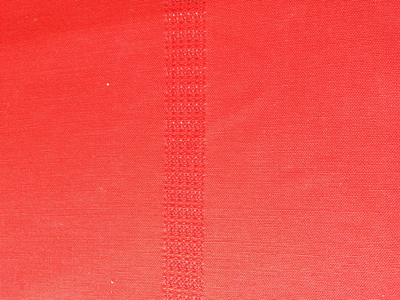
#> input picture programs/images/tablecloth_01.png, 400 x 300 px
$ python '10.6 Haralick texture features.py'   (older library calls are emulated)
#> lines starting #> are read from the running program, lines starting #| are printed output that depends on the picture
#10.6 Haralick texture features
#See my notebook for description of Haralick features.


#The following statements show how to get haralick features.
#import mahotas
#gray = cv2.cvtColor(image, cv2.COLOR_BGR2GRAY)
#features = mahotas.features.haralick(gray).mean(axis=0)


# import the necessary packages
from sklearn.svm import LinearSVC
import argparse
import mahotas
import glob
import cv2
import pandas as pd

#Read the image:
image = cv2.imread("./images/tablecloth_01.png")
#> image is the input picture: shape (300, 400, 3); mean B, G, R 72.8, 77.9, 244.2

#display it
cv2.imshow("image", image)
cv2.waitKey(0)

#convert to gray
image = cv2.cvtColor(image, cv2.COLOR_BGR2GRAY)
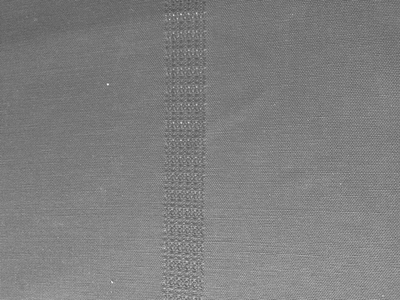
#> image: shape (300, 400); min 75, max 242, mean 127.1

#display it
cv2.imshow("image", image)
cv2.waitKey(0)

# extract Haralick texture features in 4 directions, then take the
#> (the run stopped early here; a loop or call above may not have finished)

$ run again, with programs/images/Station.png copied over programs/images/tablecloth_01.png
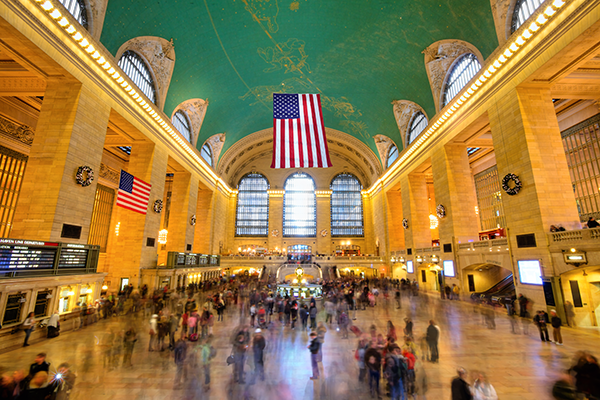
#> input picture programs/images/Station.png, 600 x 400 px
#> image is the input picture: shape (400, 600, 3); mean B, G, R 68.6, 120.6, 149.9
#> `image = cv2.cvtColor(image, cv2.COLOR_BGR2GRAY)`:
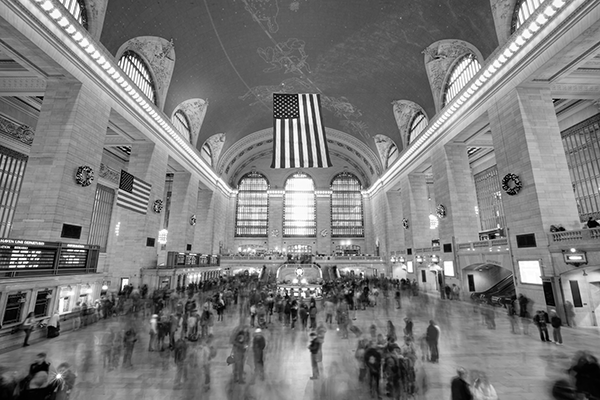
#> image: shape (400, 600); min 0, max 255, mean 123.5
